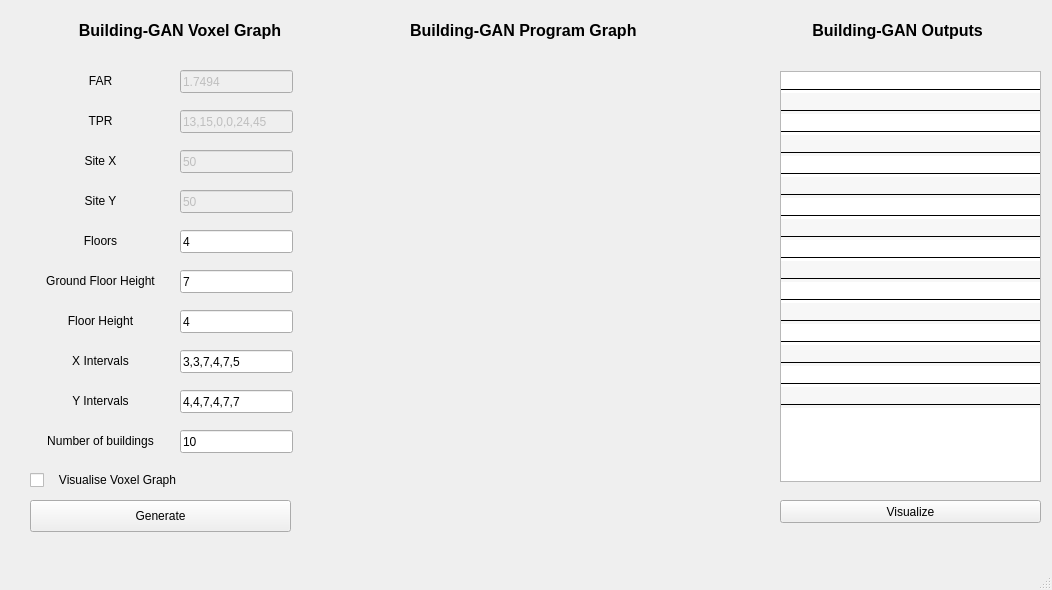
<?xml version="1.0" encoding="UTF-8"?>
<ui version="4.0">
 <class>BuildingGAN</class>
 <widget class="QMainWindow" name="BuildingGAN">
  <property name="geometry">
   <rect>
    <x>0</x>
    <y>0</y>
    <width>1052</width>
    <height>590</height>
   </rect>
  </property>
  <property name="font">
   <font>
    <bold>false</bold>
   </font>
  </property>
  <property name="windowTitle">
   <string>MainWindow</string>
  </property>
  <property name="styleSheet">
   <string notr="true"/>
  </property>
  <widget class="QWidget" name="centralwidget">
   <widget class="QLineEdit" name="far">
    <property name="enabled">
     <bool>false</bool>
    </property>
    <property name="geometry">
     <rect>
      <x>180</x>
      <y>70</y>
      <width>113</width>
      <height>23</height>
     </rect>
    </property>
    <property name="text">
     <string>1.7494</string>
    </property>
   </widget>
   <widget class="QLabel" name="label">
    <property name="geometry">
     <rect>
      <x>30</x>
      <y>70</y>
      <width>141</width>
      <height>21</height>
     </rect>
    </property>
    <property name="text">
     <string>FAR</string>
    </property>
    <property name="alignment">
     <set>Qt::AlignCenter</set>
    </property>
   </widget>
   <widget class="QLabel" name="label_3">
    <property name="geometry">
     <rect>
      <x>30</x>
      <y>110</y>
      <width>141</width>
      <height>21</height>
     </rect>
    </property>
    <property name="text">
     <string>TPR</string>
    </property>
    <property name="alignment">
     <set>Qt::AlignCenter</set>
    </property>
   </widget>
   <widget class="QLineEdit" name="tpr">
    <property name="enabled">
     <bool>false</bool>
    </property>
    <property name="geometry">
     <rect>
      <x>180</x>
      <y>110</y>
      <width>113</width>
      <height>23</height>
     </rect>
    </property>
    <property name="text">
     <string>13,15,0,0,24,45</string>
    </property>
   </widget>
   <widget class="QLineEdit" name="site_x">
    <property name="enabled">
     <bool>false</bool>
    </property>
    <property name="geometry">
     <rect>
      <x>180</x>
      <y>150</y>
      <width>113</width>
      <height>23</height>
     </rect>
    </property>
    <property name="text">
     <string>50</string>
    </property>
   </widget>
   <widget class="QLabel" name="label_4">
    <property name="geometry">
     <rect>
      <x>30</x>
      <y>150</y>
      <width>141</width>
      <height>21</height>
     </rect>
    </property>
    <property name="text">
     <string>Site X</string>
    </property>
    <property name="alignment">
     <set>Qt::AlignCenter</set>
    </property>
   </widget>
   <widget class="QLabel" name="label_5">
    <property name="geometry">
     <rect>
      <x>30</x>
      <y>190</y>
      <width>141</width>
      <height>21</height>
     </rect>
    </property>
    <property name="text">
     <string>Site Y</string>
    </property>
    <property name="alignment">
     <set>Qt::AlignCenter</set>
    </property>
   </widget>
   <widget class="QLineEdit" name="site_y">
    <property name="enabled">
     <bool>false</bool>
    </property>
    <property name="geometry">
     <rect>
      <x>180</x>
      <y>190</y>
      <width>113</width>
      <height>23</height>
     </rect>
    </property>
    <property name="text">
     <string>50</string>
    </property>
   </widget>
   <widget class="QLabel" name="label_6">
    <property name="geometry">
     <rect>
      <x>30</x>
      <y>230</y>
      <width>141</width>
      <height>21</height>
     </rect>
    </property>
    <property name="text">
     <string>Floors</string>
    </property>
    <property name="alignment">
     <set>Qt::AlignCenter</set>
    </property>
   </widget>
   <widget class="QLineEdit" name="num_floors">
    <property name="geometry">
     <rect>
      <x>180</x>
      <y>230</y>
      <width>113</width>
      <height>23</height>
     </rect>
    </property>
    <property name="text">
     <string>4</string>
    </property>
   </widget>
   <widget class="QLabel" name="label_7">
    <property name="geometry">
     <rect>
      <x>30</x>
      <y>310</y>
      <width>141</width>
      <height>21</height>
     </rect>
    </property>
    <property name="text">
     <string>Floor Height</string>
    </property>
    <property name="alignment">
     <set>Qt::AlignCenter</set>
    </property>
   </widget>
   <widget class="QLineEdit" name="gf_height">
    <property name="geometry">
     <rect>
      <x>180</x>
      <y>270</y>
      <width>113</width>
      <height>23</height>
     </rect>
    </property>
    <property name="text">
     <string>7</string>
    </property>
   </widget>
   <widget class="QLabel" name="label_8">
    <property name="geometry">
     <rect>
      <x>30</x>
      <y>350</y>
      <width>141</width>
      <height>21</height>
     </rect>
    </property>
    <property name="text">
     <string>X Intervals</string>
    </property>
    <property name="alignment">
     <set>Qt::AlignCenter</set>
    </property>
   </widget>
   <widget class="QLineEdit" name="floor_height">
    <property name="geometry">
     <rect>
      <x>180</x>
      <y>310</y>
      <width>113</width>
      <height>23</height>
     </rect>
    </property>
    <property name="text">
     <string>4</string>
    </property>
   </widget>
   <widget class="QLabel" name="label_9">
    <property name="geometry">
     <rect>
      <x>30</x>
      <y>270</y>
      <width>141</width>
      <height>21</height>
     </rect>
    </property>
    <property name="text">
     <string>Ground Floor Height</string>
    </property>
    <property name="alignment">
     <set>Qt::AlignCenter</set>
    </property>
   </widget>
   <widget class="QLabel" name="label_10">
    <property name="geometry">
     <rect>
      <x>30</x>
      <y>390</y>
      <width>141</width>
      <height>21</height>
     </rect>
    </property>
    <property name="text">
     <string>Y Intervals</string>
    </property>
    <property name="alignment">
     <set>Qt::AlignCenter</set>
    </property>
   </widget>
   <widget class="QLineEdit" name="x_intervals">
    <property name="geometry">
     <rect>
      <x>180</x>
      <y>350</y>
      <width>113</width>
      <height>23</height>
     </rect>
    </property>
    <property name="text">
     <string>3,3,7,4,7,5</string>
    </property>
   </widget>
   <widget class="QLineEdit" name="y_intervals">
    <property name="geometry">
     <rect>
      <x>180</x>
      <y>390</y>
      <width>113</width>
      <height>23</height>
     </rect>
    </property>
    <property name="text">
     <string>4,4,7,4,7,7</string>
    </property>
   </widget>
   <widget class="QLabel" name="label_11">
    <property name="geometry">
     <rect>
      <x>30</x>
      <y>430</y>
      <width>141</width>
      <height>21</height>
     </rect>
    </property>
    <property name="text">
     <string>Number of buildings</string>
    </property>
    <property name="alignment">
     <set>Qt::AlignCenter</set>
    </property>
   </widget>
   <widget class="QLineEdit" name="variation_num">
    <property name="geometry">
     <rect>
      <x>180</x>
      <y>430</y>
      <width>113</width>
      <height>23</height>
     </rect>
    </property>
    <property name="text">
     <string>10</string>
    </property>
   </widget>
   <widget class="QWidget" name="horizontalLayoutWidget">
    <property name="geometry">
     <rect>
      <x>10</x>
      <y>10</y>
      <width>1031</width>
      <height>41</height>
     </rect>
    </property>
    <layout class="QHBoxLayout" name="horizontalLayout_2">
     <item>
      <widget class="QLabel" name="label_12">
       <property name="font">
        <font>
         <pointsize>12</pointsize>
         <bold>true</bold>
        </font>
       </property>
       <property name="acceptDrops">
        <bool>false</bool>
       </property>
       <property name="text">
        <string>Building-GAN Voxel Graph</string>
       </property>
       <property name="alignment">
        <set>Qt::AlignCenter</set>
       </property>
      </widget>
     </item>
     <item>
      <widget class="QLabel" name="label_2">
       <property name="font">
        <font>
         <pointsize>12</pointsize>
         <bold>true</bold>
        </font>
       </property>
       <property name="text">
        <string>Building-GAN Program Graph </string>
       </property>
       <property name="alignment">
        <set>Qt::AlignCenter</set>
       </property>
      </widget>
     </item>
     <item>
      <widget class="QLabel" name="label_13">
       <property name="font">
        <font>
         <pointsize>12</pointsize>
         <bold>true</bold>
        </font>
       </property>
       <property name="text">
        <string>            Building-GAN Outputs</string>
       </property>
       <property name="alignment">
        <set>Qt::AlignCenter</set>
       </property>
      </widget>
     </item>
    </layout>
   </widget>
   <widget class="QLabel" name="label_14">
    <property name="geometry">
     <rect>
      <x>340</x>
      <y>80</y>
      <width>407</width>
      <height>362</height>
     </rect>
    </property>
    <property name="text">
     <string/>
    </property>
    <property name="pixmap">
     <pixmap>../Aubergenville_Program_Graph (1).png</pixmap>
    </property>
    <property name="scaledContents">
     <bool>true</bool>
    </property>
   </widget>
   <widget class="QPushButton" name="visualize_btn">
    <property name="geometry">
     <rect>
      <x>780</x>
      <y>500</y>
      <width>261</width>
      <height>23</height>
     </rect>
    </property>
    <property name="text">
     <string>Visualize</string>
    </property>
   </widget>
   <widget class="QListWidget" name="output_list">
    <property name="geometry">
     <rect>
      <x>780</x>
      <y>71</y>
      <width>261</width>
      <height>411</height>
     </rect>
    </property>
    <property name="font">
     <font>
      <bold>true</bold>
     </font>
    </property>
    <property name="autoFillBackground">
     <bool>false</bool>
    </property>
    <property name="styleSheet">
     <string notr="true">QListWidget::item {
    border-bottom: 1px solid #000000; 
    margin-top:3px;
    margin-bottom:3px;
}</string>
    </property>
    <property name="tabKeyNavigation">
     <bool>false</bool>
    </property>
    <property name="dragEnabled">
     <bool>false</bool>
    </property>
    <property name="alternatingRowColors">
     <bool>true</bool>
    </property>
    <property name="selectionMode">
     <enum>QAbstractItemView::SingleSelection</enum>
    </property>
    <item>
     <property name="text">
      <string/>
     </property>
    </item>
    <item>
     <property name="text">
      <string/>
     </property>
    </item>
    <item>
     <property name="text">
      <string/>
     </property>
    </item>
    <item>
     <property name="text">
      <string/>
     </property>
    </item>
    <item>
     <property name="text">
      <string/>
     </property>
    </item>
    <item>
     <property name="text">
      <string/>
     </property>
    </item>
    <item>
     <property name="text">
      <string/>
     </property>
    </item>
    <item>
     <property name="text">
      <string/>
     </property>
    </item>
    <item>
     <property name="text">
      <string/>
     </property>
    </item>
    <item>
     <property name="text">
      <string/>
     </property>
    </item>
    <item>
     <property name="text">
      <string/>
     </property>
    </item>
    <item>
     <property name="text">
      <string/>
     </property>
    </item>
    <item>
     <property name="text">
      <string/>
     </property>
    </item>
    <item>
     <property name="text">
      <string/>
     </property>
    </item>
    <item>
     <property name="text">
      <string/>
     </property>
    </item>
    <item>
     <property name="text">
      <string/>
     </property>
    </item>
   </widget>
   <widget class="QPushButton" name="generate_btn">
    <property name="geometry">
     <rect>
      <x>30</x>
      <y>500</y>
      <width>261</width>
      <height>32</height>
     </rect>
    </property>
    <property name="text">
     <string>Generate</string>
    </property>
   </widget>
   <widget class="QCheckBox" name="is_visualise_voxel_graph">
    <property name="geometry">
     <rect>
      <x>30</x>
      <y>470</y>
      <width>261</width>
      <height>20</height>
     </rect>
    </property>
    <property name="text">
     <string>   Visualise Voxel Graph</string>
    </property>
   </widget>
  </widget>
  <widget class="QMenuBar" name="menubar">
   <property name="geometry">
    <rect>
     <x>0</x>
     <y>0</y>
     <width>1052</width>
     <height>24</height>
    </rect>
   </property>
  </widget>
  <widget class="QStatusBar" name="statusbar"/>
 </widget>
 <resources/>
 <connections/>
</ui>
